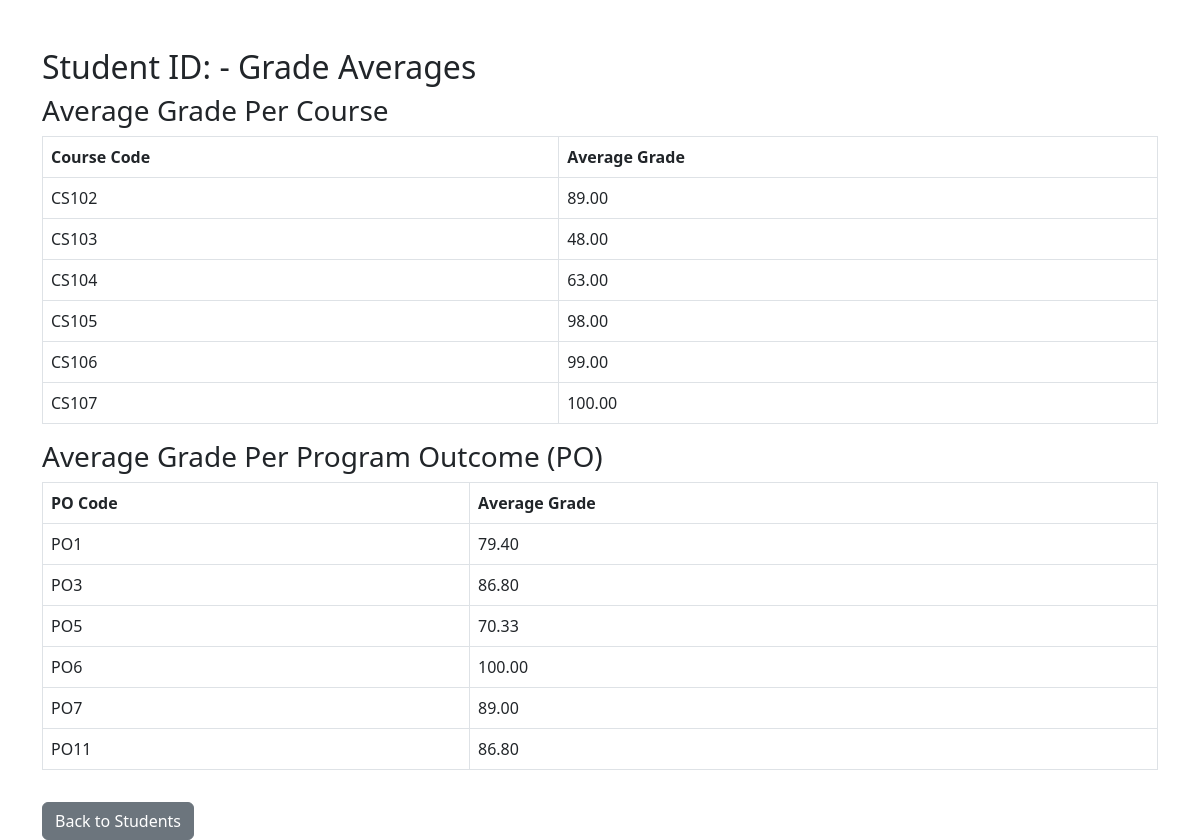
The app's page /students/charts?student_id=2 with its own data.
### app/models.py (models this page shows, shortened)
class Course(db.Model):
    __tablename__ = 'courses'
    id = db.Column(db.Integer, primary_key=True)
    code = db.Column(db.String(20), unique=True, nullable=False)
    name = db.Column(db.String(100), nullable=False)
    credit = db.Column(db.Integer, nullable=False)
    instructor_id = db.Column(db.Integer, db.ForeignKey('instructors.id'), nullable=False)
    instructor = db.relationship('Instructor', backref=db.backref('courses', lazy=True))
    __tablename__ = 'courses'
    id = db.Column(db.Integer, primary_key=True)
    code = db.Column(db.String(20), nullable=False)
    name = db.Column(db.String(100), nullable=False)
    credit = db.Column(db.Integer, nullable=False)
    instructor_id = db.Column(db.Integer, db.ForeignKey('instructors.id'))
    instructor = db.relationship('Instructor', backref=db.backref('courses', lazy=True))

class ProgramOutcome(db.Model):
    __tablename__ = 'program_outcomes'
    id = db.Column(db.Integer, primary_key=True)
    code = db.Column(db.String(10), nullable=False)
    description = db.Column(db.Text, nullable=False)

### app/routes.py (the view)
@students_bp.route('/students/charts')
def student_charts():
    student_id = request.args.get('student_id', type=int)
    if not student_id:
        return "Student ID is required", 400
    course_averages = (
        db.session.query(
            Course.code.label('course_code'),
            func.avg(Grade.grade).label('avg_grade')
        )
        .join(Grade, Grade.course_id == Course.id)
        .filter(Grade.student_id == student_id)
        .group_by(Course.id)
        .all()
    )
    po_averages = (
        db.session.query(
            ProgramOutcome.code.label('po_code'),
            func.avg(Grade.grade).label('avg_grade')
        )
        .join(CoursePOMap, CoursePOMap.po_id == ProgramOutcome.id)
        .join(Course, Course.id == CoursePOMap.course_id)
        .join(Grade, (Grade.course_id == Course.id) & (Grade.student_id == student_id))
        .group_by(ProgramOutcome.id)
        .all()
    )
    student_id = request.args.get('student_id', type=int)
    if not student_id:
        return "Student ID is required", 400
    student = Student.query.get(student_id)
    if not student:
        return "Student not found", 404
    course_averages = (
        Grade.query
        .with_entities(Course.code.label('course_code'), func.avg(Grade.grade).label('avg_grade'))
        .join(Course, Grade.course_id == Course.id)
        .filter(Grade.student_id == student_id)
        .group_by(Course.id)
        .all()
    )
    po_averages = (
        db.session.query(
            ProgramOutcome.code.label('po_code'),
            func.avg(Grade.grade).label('avg_grade')
        )
        .join(CoursePOMap, ProgramOutcome.id == CoursePOMap.po_id)
        .join(Course, CoursePOMap.course_id == Course.id)
        .join(Grade, (Grade.course_id == Course.id) & (Grade.student_id == student_id))
        .group_by(ProgramOutcome.id)
        .all()
    )
    course_averages = [{'course_code': c.course_code, 'avg_grade': float(c.avg_grade)} for c in course_averages]
    po_averages = [{'po_code': p.po_code, 'avg_grade': float(p.avg_grade)} for p in po_averages]
    student_data = {
        'first_name': student.first_name,
        'last_name': student.last_name,
        'student_number': student.student_number,
        'email': student.email,
        'phone': student.phone,
    }
    student_id = request.args.get('student_id', type=int)
    if not student_id:
        return "Student ID is required", 400
    student = Student.query.get(student_id)
    if not student:
        return "Student not found", 404
    course_averages = (
        Grade.query
        .with_entities(Course.code.label('course_code'), func.avg(Grade.grade).label('avg_grade'))
        .join(Course, Grade.course_id == Course.id)
        .filter(Grade.student_id == student_id)
        .group_by(Course.id)
        .all()
    )
    po_averages = (
        db.session.query(
            ProgramOutcome.code.label('po_code'),
            func.avg(Grade.grade).label('avg_grade')
        )
        .join(CoursePOMap, ProgramOutcome.id == CoursePOMap.po_id)
        .join(Course, CoursePOMap.course_id == Course.id)
        .join(Grade, (Grade.course_id == Course.id) & (Grade.student_id == student_id))
        .group_by(ProgramOutcome.id)
        .all()
    )
    course_averages = [{'course_code': c.course_code, 'avg_grade': float(c.avg_grade)} for c in course_averages]
    po_averages = [{'po_code': p.po_code, 'avg_grade': float(p.avg_grade)} for p in po_averages]
    student_id = request.args.get('student_id', type=int)
    if not student_id:
        return "Student ID is required", 400
    student = Student.query.get(student_id)
    if not student:
        return "Student not found", 404
    course_averages = (
        db.session.query(
            Course.code.label('course_code'),
            func.avg(Grade.grade).label('avg_grade')
        )
        .join(Grade, Grade.course_id == Course.id)
        .filter(Grade.student_id == student_id)
        .group_by(Course.id)
        .all()
    )
    po_averages = (
        db.session.query(
            ProgramOutcome.code.label('po_code'),
            func.avg(Grade.grade).label('avg_grade')
        )
        .join(CoursePOMap, CoursePOMap.po_id == ProgramOutcome.id)
        .join(Course, Course.id == CoursePOMap.course_id)
        .join(Grade, (Grade.course_id == Course.id) & (Grade.student_id == student_id))
        .group_by(ProgramOutcome.id)
        .all()
    )
    return render_template('/students/student_charts.html',
                           student=student,
                           course_averages=course_averages,
                           po_averages=po_averages)

### app/templates/students/student_charts.html (shortened to what this page needs)
<!DOCTYPE html>
<html lang="en">
<head>
    <link rel="stylesheet" href="https://cdn.jsdelivr.net/npm/bootstrap@5.3.0/dist/css/bootstrap.min.css" />
</head>
<body>
    <div class="container mt-5">
        <h2>Student ID: {{ student_id }} - Grade Averages</h2>
        <h3>Average Grade Per Course</h3>
        <table class="table table-bordered">
            <thead>
                <tr>
                    <th>Course Code</th>
                    <th>Average Grade</th>
                </tr>
            </thead>
            <tbody>
                {% for course_code, avg_grade in course_averages %}
                <tr>
                    <td>{{ course_code }}</td>
                    <td>{{ "%.2f"|format(avg_grade) }}</td>
                </tr>
                {% else %}
                <tr><td colspan="2">No grades found for courses.</td></tr>
                {% endfor %}
            </tbody>
        </table>
        <h3>Average Grade Per Program Outcome (PO)</h3>
        <table class="table table-bordered">
            <thead>
                <tr>
                    <th>PO Code</th>
                    <th>Average Grade</th>
                </tr>
            </thead>
            <tbody>
                {% for po_code, avg_grade in po_averages %}
                <tr>
                    <td>{{ po_code }}</td>
                    <td>{{ "%.2f"|format(avg_grade) }}</td>
                </tr>
                {% else %}
                <tr><td colspan="2">No grades found for program outcomes.</td></tr>
                {% endfor %}
            </tbody>
        </table>
        <a href="/students" class="btn btn-secondary mt-3">Back to Students</a>
    </div>
</body>
</html>

### records on screen
Course: code "CS102", avg_grade "89.00"
Course: code "CS103", avg_grade "48.00"
Course: code "CS104", avg_grade "63.00"
Course: code "CS105", avg_grade "98.00"
Course: code "CS106", avg_grade "99.00"
Course: code "CS107", avg_grade "100.00"
ProgramOutcome: code "PO1", avg_grade "79.40"
ProgramOutcome: code "PO3", avg_grade "86.80"
ProgramOutcome: code "PO5", avg_grade "70.33"
ProgramOutcome: code "PO6", avg_grade "100.00"
ProgramOutcome: code "PO7", avg_grade "89.00"
ProgramOutcome: code "PO11", avg_grade "86.80"
